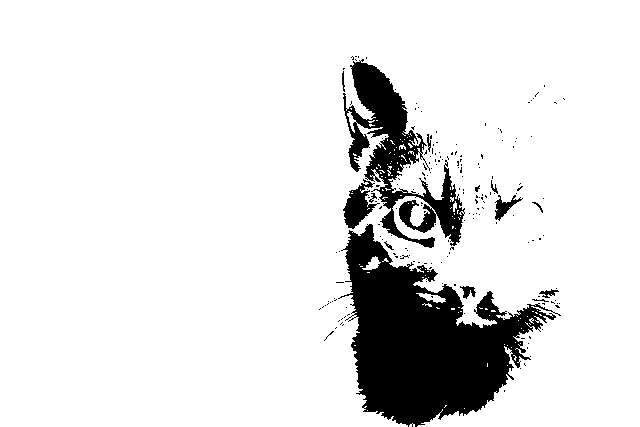
#> input picture media/images/cat.jpg, 640 x 427 px, found by its file name
$ jupyter execute notebook.ipynb
#> lines starting #> are read from the running program, lines starting #| are printed output that depends on the picture; after the words box and inside, x2 and y2 are one past the last pixel; in counts of white or black regions, pixels touching at a corner belong together
[cell 1]
import cv2
import numpy as np
import matplotlib.pyplot as plt

[cell 2]
img = cv2.imread("./Resources/Photos/cat.jpg")
#> img is the input picture: shape (427, 640, 3); 88.7% white; 190 black regions (176 under 20 px), largest, box (x1, y1, x2, y2) and area: (338, 224, 561, 427) 21298, (343, 59, 465, 248) 7668, (343, 179, 380, 229) 824
plt.imshow(img)

[cell 3]
normal = cv2.cvtColor(img, cv2.COLOR_BGR2RGB)
plt.imshow(normal)

[cell 4]
def get_image(image, cmap=None):
    plt.axis("off")
    plt.imshow(image, cmap = cmap)
    plt.show()

[cell 5]
get_image(normal)

[cell 6]
#Colorized
hsv = cv2.cvtColor(img, cv2.COLOR_BGR2HSV)
#> hsv: shape (427, 640, 3); mean H, S, V 0, 0, 226.1

[cell 7]
#gray
gray = cv2.cvtColor(img, cv2.COLOR_BGR2GRAY)
get_image(gray, cmap = "gray")

[cell 8]
#Blurring
blurred = cv2.blur(normal, ksize=(15,15))
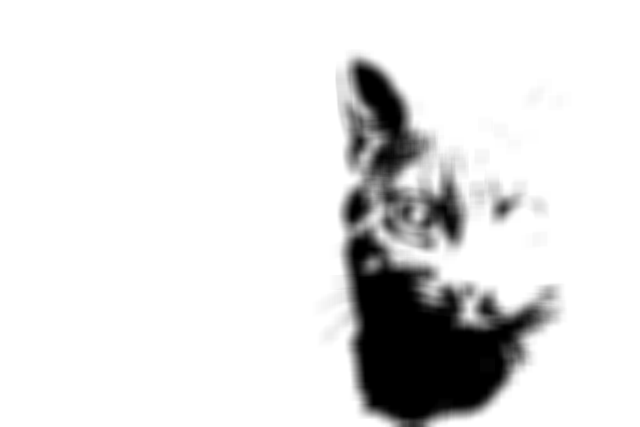
#> blurred: shape (427, 640, 3); min 0, max 255, mean 226.1

get_image(blurred)

[cell 9]
#Binary
v, binary = cv2.threshold(gray, 100, 255, cv2.THRESH_BINARY)
get_image(binary, cmap="gray")

[cell 10]
#invert
invert = cv2.bitwise_not(binary)
get_image(invert, cmap="gray")
